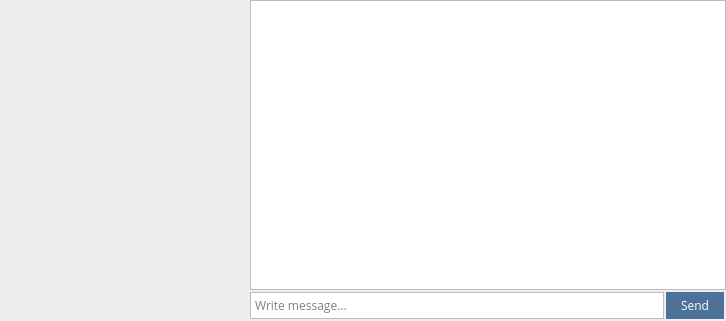
<?xml version="1.0" encoding="UTF-8"?>
<ui version="4.0">
 <class>MainWindow</class>
 <widget class="QMainWindow" name="MainWindow">
  <property name="geometry">
   <rect>
    <x>0</x>
    <y>0</y>
    <width>726</width>
    <height>321</height>
   </rect>
  </property>
  <property name="minimumSize">
   <size>
    <width>600</width>
    <height>300</height>
   </size>
  </property>
  <property name="font">
   <font>
    <family>Open Sans</family>
    <pointsize>12</pointsize>
   </font>
  </property>
  <property name="windowTitle">
   <string>msgrVK [0.2 alpha]</string>
  </property>
  <property name="styleSheet">
   <string notr="true">QScrollBar:vertical {
	 border: 0px;
     background: white;
     width:10px;    
     margin: 0px;
 }
    QScrollBar::handle:vertical {
        background: #CCC;
        min-height: 0px;
}
</string>
  </property>
  <property name="iconSize">
   <size>
    <width>50</width>
    <height>50</height>
   </size>
  </property>
  <property name="toolButtonStyle">
   <enum>Qt::ToolButtonIconOnly</enum>
  </property>
  <widget class="QWidget" name="centralWidget">
   <layout class="QGridLayout" name="gridLayout">
    <property name="leftMargin">
     <number>0</number>
    </property>
    <property name="topMargin">
     <number>0</number>
    </property>
    <property name="rightMargin">
     <number>0</number>
    </property>
    <property name="bottomMargin">
     <number>0</number>
    </property>
    <property name="spacing">
     <number>0</number>
    </property>
    <item row="0" column="1">
     <layout class="QVBoxLayout" name="verticalLayout_2">
      <property name="spacing">
       <number>2</number>
      </property>
      <property name="leftMargin">
       <number>0</number>
      </property>
      <property name="topMargin">
       <number>0</number>
      </property>
      <property name="rightMargin">
       <number>0</number>
      </property>
      <property name="bottomMargin">
       <number>2</number>
      </property>
      <item>
       <widget class="QListWidget" name="rightWidget">
        <property name="font">
         <font>
          <family>Open Sans</family>
         </font>
        </property>
        <property name="focusPolicy">
         <enum>Qt::NoFocus</enum>
        </property>
        <property name="styleSheet">
         <string notr="true">QListWidget::item {
    padding: 10px 3px;
	border-bottom: 0px solid #EEE;
}

QListWidget {
	border: 1px solid #BBB;
}

QListWidget::item:hover {
	/*background-color: #8aa5c2;*/
	padding: 3px;
}

QListWidget::item:selected {
	background-color: #4e7196;
	color: white;
}</string>
        </property>
        <property name="frameShape">
         <enum>QFrame::StyledPanel</enum>
        </property>
        <property name="frameShadow">
         <enum>QFrame::Plain</enum>
        </property>
        <property name="lineWidth">
         <number>0</number>
        </property>
        <property name="verticalScrollBarPolicy">
         <enum>Qt::ScrollBarAsNeeded</enum>
        </property>
        <property name="horizontalScrollBarPolicy">
         <enum>Qt::ScrollBarAlwaysOff</enum>
        </property>
        <property name="editTriggers">
         <set>QAbstractItemView::NoEditTriggers</set>
        </property>
        <property name="showDropIndicator" stdset="0">
         <bool>false</bool>
        </property>
        <property name="alternatingRowColors">
         <bool>false</bool>
        </property>
        <property name="selectionMode">
         <enum>QAbstractItemView::NoSelection</enum>
        </property>
        <property name="selectionBehavior">
         <enum>QAbstractItemView::SelectItems</enum>
        </property>
        <property name="verticalScrollMode">
         <enum>QAbstractItemView::ScrollPerPixel</enum>
        </property>
        <property name="horizontalScrollMode">
         <enum>QAbstractItemView::ScrollPerPixel</enum>
        </property>
        <property name="isWrapping" stdset="0">
         <bool>false</bool>
        </property>
        <property name="spacing">
         <number>0</number>
        </property>
        <property name="uniformItemSizes">
         <bool>false</bool>
        </property>
        <property name="wordWrap">
         <bool>true</bool>
        </property>
        <property name="selectionRectVisible">
         <bool>false</bool>
        </property>
       </widget>
      </item>
      <item>
       <layout class="QHBoxLayout" name="horizontalLayout_5">
        <property name="spacing">
         <number>2</number>
        </property>
        <property name="rightMargin">
         <number>2</number>
        </property>
        <item>
         <widget class="QLineEdit" name="messageLineEdit">
          <property name="sizePolicy">
           <sizepolicy hsizetype="Expanding" vsizetype="Maximum">
            <horstretch>0</horstretch>
            <verstretch>0</verstretch>
           </sizepolicy>
          </property>
          <property name="maximumSize">
           <size>
            <width>16777215</width>
            <height>16777214</height>
           </size>
          </property>
          <property name="font">
           <font>
            <family>Open Sans</family>
            <pointsize>9</pointsize>
           </font>
          </property>
          <property name="autoFillBackground">
           <bool>false</bool>
          </property>
          <property name="styleSheet">
           <string notr="true">QLineEdit {
	border: 1px solid #BBB;
	padding-left: 2px;
}</string>
          </property>
          <property name="maxLength">
           <number>128</number>
          </property>
          <property name="frame">
           <bool>true</bool>
          </property>
          <property name="cursorPosition">
           <number>0</number>
          </property>
          <property name="placeholderText">
           <string>Write message...</string>
          </property>
         </widget>
        </item>
        <item>
         <widget class="QPushButton" name="sendMessageButton">
          <property name="font">
           <font>
            <family>Open Sans</family>
            <pointsize>9</pointsize>
            <weight>50</weight>
            <bold>false</bold>
           </font>
          </property>
          <property name="styleSheet">
           <string notr="true">background-color: #4d7198;
border-radius: 0px;
padding: 5px 15px;
color: white;</string>
          </property>
          <property name="text">
           <string>Send</string>
          </property>
          <property name="flat">
           <bool>false</bool>
          </property>
         </widget>
        </item>
       </layout>
      </item>
     </layout>
    </item>
    <item row="0" column="0">
     <widget class="QListWidget" name="leftWidget">
      <property name="sizePolicy">
       <sizepolicy hsizetype="Maximum" vsizetype="Expanding">
        <horstretch>0</horstretch>
        <verstretch>0</verstretch>
       </sizepolicy>
      </property>
      <property name="minimumSize">
       <size>
        <width>0</width>
        <height>0</height>
       </size>
      </property>
      <property name="maximumSize">
       <size>
        <width>250</width>
        <height>16777215</height>
       </size>
      </property>
      <property name="font">
       <font>
        <family>Open Sans</family>
       </font>
      </property>
      <property name="focusPolicy">
       <enum>Qt::NoFocus</enum>
      </property>
      <property name="styleSheet">
       <string notr="true">QListWidget::item {
    padding: 5px 3px;
	border-bottom: 1px solid #DDD;
}

QListWidget {
	background-color: #EEE;
}

QListWidget::item:hover {
	/*background-color: #8aa5c2;
	border-bottom: 1px solid #8aa5c2;*/
	padding: 3px;
}

QListWidget::item:selected {
	background-color: #4e7196;
	border-bottom: 1px solid #4e7196;
	color: white;
}</string>
      </property>
      <property name="frameShape">
       <enum>QFrame::NoFrame</enum>
      </property>
      <property name="lineWidth">
       <number>0</number>
      </property>
      <property name="verticalScrollBarPolicy">
       <enum>Qt::ScrollBarAlwaysOff</enum>
      </property>
      <property name="horizontalScrollBarPolicy">
       <enum>Qt::ScrollBarAlwaysOff</enum>
      </property>
      <property name="alternatingRowColors">
       <bool>false</bool>
      </property>
      <property name="verticalScrollMode">
       <enum>QAbstractItemView::ScrollPerPixel</enum>
      </property>
      <property name="horizontalScrollMode">
       <enum>QAbstractItemView::ScrollPerPixel</enum>
      </property>
      <property name="spacing">
       <number>0</number>
      </property>
      <property name="wordWrap">
       <bool>true</bool>
      </property>
     </widget>
    </item>
   </layout>
  </widget>
 </widget>
 <layoutdefault spacing="6" margin="11"/>
 <resources/>
 <connections/>
</ui>
